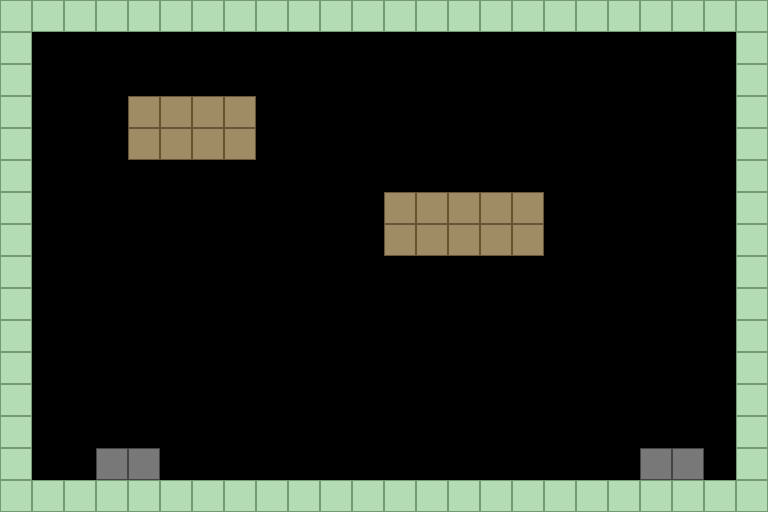

The image is a tile-based game level rendered from a .tmx file. Its description and complete source (layers, tilesets, objects, tile grids) follow:
An orthogonal 24x16 tile map with 32x32 px tiles, 1 tile layer (Floor) and 6 objects (2x interactive, 2x npc, 2x door).

<map version="1.5" tiledversion="1.8.4" orientation="orthogonal" renderorder="right-down" width="24" height="16" tilewidth="32" tileheight="32" infinite="0" nextlayerid="3" nextobjectid="8">
 <tileset firstgid="1" name="tiles" tilewidth="32" tileheight="32" tilecount="4" columns="2">
  <grid orientation="orthogonal" width="1" height="1" />
  <tile id="0"><properties><property name="type" value="floor" /></properties></tile>
  <tile id="1"><properties><property name="type" value="wall" /></properties></tile>
  <tile id="2"><properties><property name="type" value="door" /></properties></tile>
  <tile id="3"><properties><property name="type" value="equipment" /></properties></tile>
  <image source="tileset.png" width="96" height="64" />
</tileset>
 <layer id="1" name="Floor" width="24" height="16">
  <data encoding="csv">
1,1,1,1,1,1,1,1,1,1,1,1,1,1,1,1,1,1,1,1,1,1,1,1,
1,0,0,0,0,0,0,0,0,0,0,0,0,0,0,0,0,0,0,0,0,0,0,1,
1,0,0,0,0,0,0,0,0,0,0,0,0,0,0,0,0,0,0,0,0,0,0,1,
1,0,0,0,3,3,3,3,0,0,0,0,0,0,0,0,0,0,0,0,0,0,0,1,
1,0,0,0,3,3,3,3,0,0,0,0,0,0,0,0,0,0,0,0,0,0,0,1,
1,0,0,0,0,0,0,0,0,0,0,0,0,0,0,0,0,0,0,0,0,0,0,1,
1,0,0,0,0,0,0,0,0,0,0,0,3,3,3,3,3,0,0,0,0,0,0,1,
1,0,0,0,0,0,0,0,0,0,0,0,3,3,3,3,3,0,0,0,0,0,0,1,
1,0,0,0,0,0,0,0,0,0,0,0,0,0,0,0,0,0,0,0,0,0,0,1,
1,0,0,0,0,0,0,0,0,0,0,0,0,0,0,0,0,0,0,0,0,0,0,1,
1,0,0,0,0,0,0,0,0,0,0,0,0,0,0,0,0,0,0,0,0,0,0,1,
1,0,0,0,0,0,0,0,0,0,0,0,0,0,0,0,0,0,0,0,0,0,0,1,
1,0,0,0,0,0,0,0,0,0,0,0,0,0,0,0,0,0,0,0,0,0,0,1,
1,0,0,0,0,0,0,0,0,0,0,0,0,0,0,0,0,0,0,0,0,0,0,1,
1,0,0,2,2,0,0,0,0,0,0,0,0,0,0,0,0,0,0,0,2,2,0,1,
1,1,1,1,1,1,1,1,1,1,1,1,1,1,1,1,1,1,1,1,1,1,1,1
</data>
 </layer>
 <objectgroup id="2" name="InteractiveObjects">
  <object id="1" name="OBJ_WALKING_BAR" type="interactive" x="96" y="96" width="128" height="64">
   <properties>
    <property name="triggerTaskIds" value="TASK_008,TASK_009" />
   </properties>
  </object>
  <object id="2" name="OBJ_THERAPY_BED" type="interactive" x="384" y="192" width="160" height="64">
   <properties>
    <property name="triggerTaskIds" value="TASK_010,TASK_011" />
   </properties>
  </object>
  <object id="3" name="OBJ_THERAPIST" type="npc" x="256" y="224" width="32" height="48">
   <properties>
    <property name="npcId" value="NPC_THERAPIST" />
    <property name="triggerTaskIds" value="TASK_008,TASK_010" />
   </properties>
  </object>
  <object id="4" name="OBJ_PATIENT_02" type="npc" x="448" y="192" width="32" height="48">
   <properties>
    <property name="npcId" value="NPC_FRACTURE_PATIENT" />
    <property name="triggerTaskIds" value="TASK_010,TASK_012" />
   </properties>
  </object>
  <object id="5" name="OBJ_BACK_TO_EVAL" type="door" x="64" y="448" width="64" height="32">
   <properties>
    <property name="targetScene" value="evaluation_room" />
   </properties>
  </object>
  <object id="6" name="OBJ_EXIT_WARD" type="door" x="640" y="448" width="64" height="32">
   <properties>
    <property name="targetScene" value="geriatric_ward" />
    <property name="triggerTaskIds" value="TASK_013" />
   </properties>
  </object>
 </objectgroup>
</map>
